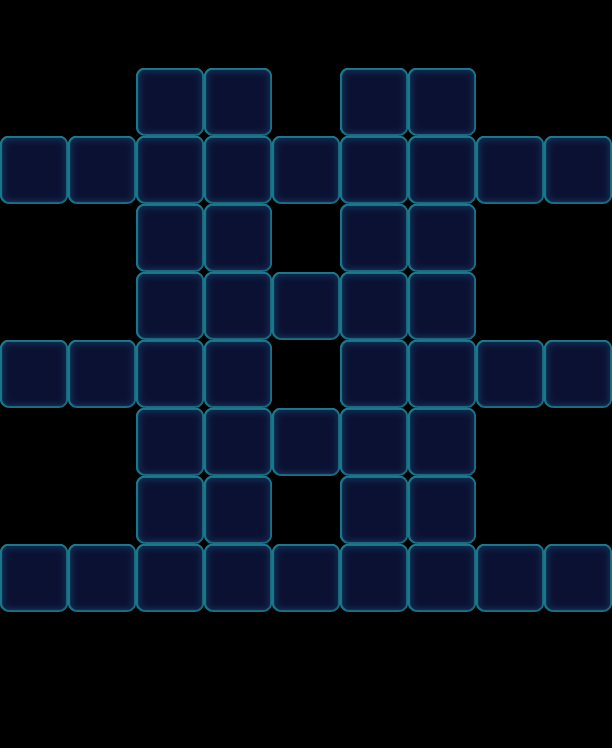

Tiled map render using the project's own tile images. Description and the map definition, with tile-layer contents summarised, below:
An orthogonal 9x11 tile map with 68x68 px tiles, 1 tile layer (Valid), 2 tilesets and 69 objects (48x Floor, 12x Stone, 9x Factory_Normal).

<map version="1.0" orientation="orthogonal" width="9" height="11" tilewidth="68" tileheight="68">
 <properties>
  <property name="Connect" value="02,85,1|12,75,1|72,15,1|82,05,1|05,88,1|15,78,1|75,18,1|85,08,1" />
 </properties>
 <tileset firstgid="1" name="game_grid1" tilewidth="68" tileheight="68">
  <image source="game_grid1.png" width="68" height="68" />
 </tileset>
 <tileset firstgid="2" name="map" tilewidth="68" tileheight="68">
  <image source="map.png" width="1024" height="1024" />
 </tileset>
 <layer name="Valid" width="9" height="11">
  <data>[99 cells, 48 non-empty, 1 distinct tile ids]</data>
 </layer>
 <objectgroup name="BottomObj" width="9" height="11">
  <object type="Floor" gid="33" x="136" y="204">
   <properties>
    <property name="Layers" value="2" />
   </properties>
  </object>
  <object type="Floor" gid="33" x="136" y="272">
   <properties>
    <property name="Layers" value="2" />
   </properties>
  </object>
  <object type="Floor" gid="33" x="476" y="204">
   <properties>
    <property name="Layers" value="2" />
   </properties>
  </object>
  <object type="Floor" gid="33" x="136" y="340">
   <properties>
    <property name="Layers" value="2" />
   </properties>
  </object>
  <object type="Floor" gid="33" x="136" y="408">
   <properties>
    <property name="Layers" value="2" />
   </properties>
  </object>
  <object type="Floor" gid="33" x="408" y="408">
   <properties>
    <property name="Layers" value="2" />
   </properties>
  </object>
  <object type="Floor" gid="33" x="544" y="204">
   <properties>
    <property name="Layers" value="2" />
   </properties>
  </object>
  <object type="Floor" gid="33" x="408" y="340">
   <properties>
    <property name="Layers" value="2" />
   </properties>
  </object>
  <object type="Floor" gid="33" x="68" y="408">
   <properties>
    <property name="Layers" value="2" />
   </properties>
  </object>
  <object type="Floor" gid="33" x="0" y="408">
   <properties>
    <property name="Layers" value="2" />
   </properties>
  </object>
  <object type="Floor" gid="33" x="544" y="408">
   <properties>
    <property name="Layers" value="2" />
   </properties>
  </object>
  <object type="Floor" gid="33" x="476" y="408">
   <properties>
    <property name="Layers" value="2" />
   </properties>
  </object>
  <object type="Floor" gid="33" x="408" y="204">
   <properties>
    <property name="Layers" value="2" />
   </properties>
  </object>
  <object type="Floor" gid="33" x="136" y="476">
   <properties>
    <property name="Layers" value="2" />
   </properties>
  </object>
  <object type="Floor" gid="33" x="0" y="204">
   <properties>
    <property name="Layers" value="2" />
   </properties>
  </object>
  <object type="Floor" gid="33" x="408" y="476">
   <properties>
    <property name="Layers" value="2" />
   </properties>
  </object>
  <object type="Floor" gid="33" x="408" y="544">
   <properties>
    <property name="Layers" value="2" />
   </properties>
  </object>
  <object type="Floor" gid="33" x="136" y="544">
   <properties>
    <property name="Layers" value="2" />
   </properties>
  </object>
  <object type="Floor" gid="33" x="68" y="204">
   <properties>
    <property name="Layers" value="2" />
   </properties>
  </object>
  <object type="Floor" gid="33" x="408" y="272">
   <properties>
    <property name="Layers" value="2" />
   </properties>
  </object>
  <object type="Floor" gid="33" x="272" y="612">
   <properties>
    <property name="Layers" value="2" />
   </properties>
  </object>
  <object type="Floor" gid="33" x="476" y="612">
   <properties>
    <property name="Layers" value="2" />
   </properties>
  </object>
  <object type="Floor" gid="33" x="68" y="612">
   <properties>
    <property name="Layers" value="2" />
   </properties>
  </object>
  <object type="Floor" gid="33" x="136" y="612">
   <properties>
    <property name="Layers" value="2" />
   </properties>
  </object>
  <object type="Floor" gid="33" x="0" y="612">
   <properties>
    <property name="Layers" value="2" />
   </properties>
  </object>
  <object type="Floor" gid="33" x="340" y="612">
   <properties>
    <property name="Layers" value="2" />
   </properties>
  </object>
  <object type="Floor" gid="33" x="544" y="612">
   <properties>
    <property name="Layers" value="2" />
   </properties>
  </object>
  <object type="Floor" gid="33" x="408" y="612">
   <properties>
    <property name="Layers" value="2" />
   </properties>
  </object>
  <object type="Floor" gid="33" x="204" y="612">
   <properties>
    <property name="Layers" value="2" />
   </properties>
  </object>
  <object type="Floor" gid="33" x="272" y="204">
   <properties>
    <property name="Layers" value="2" />
   </properties>
  </object>
  <object type="Floor" gid="33" x="272" y="340">
   <properties>
    <property name="Layers" value="2" />
   </properties>
  </object>
  <object type="Floor" gid="33" x="340" y="204">
   <properties>
    <property name="Layers" value="2" />
   </properties>
  </object>
  <object type="Floor" gid="33" x="408" y="136">
   <properties>
    <property name="Layers" value="2" />
   </properties>
  </object>
  <object type="Floor" gid="33" x="340" y="136">
   <properties>
    <property name="Layers" value="2" />
   </properties>
  </object>
  <object type="Floor" gid="33" x="340" y="272">
   <properties>
    <property name="Layers" value="2" />
   </properties>
  </object>
  <object type="Floor" gid="33" x="340" y="340">
   <properties>
    <property name="Layers" value="2" />
   </properties>
  </object>
  <object type="Floor" gid="33" x="340" y="408">
   <properties>
    <property name="Layers" value="2" />
   </properties>
  </object>
  <object type="Floor" gid="33" x="340" y="476">
   <properties>
    <property name="Layers" value="2" />
   </properties>
  </object>
  <object type="Floor" gid="33" x="340" y="544">
   <properties>
    <property name="Layers" value="2" />
   </properties>
  </object>
  <object type="Floor" gid="33" x="204" y="544">
   <properties>
    <property name="Layers" value="2" />
   </properties>
  </object>
  <object type="Floor" gid="33" x="204" y="476">
   <properties>
    <property name="Layers" value="2" />
   </properties>
  </object>
  <object type="Floor" gid="33" x="204" y="408">
   <properties>
    <property name="Layers" value="2" />
   </properties>
  </object>
  <object type="Floor" gid="33" x="204" y="340">
   <properties>
    <property name="Layers" value="2" />
   </properties>
  </object>
  <object type="Floor" gid="33" x="204" y="272">
   <properties>
    <property name="Layers" value="2" />
   </properties>
  </object>
  <object type="Floor" gid="33" x="204" y="204">
   <properties>
    <property name="Layers" value="2" />
   </properties>
  </object>
  <object type="Floor" gid="33" x="204" y="136">
   <properties>
    <property name="Layers" value="2" />
   </properties>
  </object>
  <object type="Floor" gid="33" x="136" y="136">
   <properties>
    <property name="Layers" value="2" />
   </properties>
  </object>
  <object type="Floor" gid="33" x="272" y="476">
   <properties>
    <property name="Layers" value="2" />
   </properties>
  </object>
 </objectgroup>
 <objectgroup name="MiddleObj" width="9" height="11" />
 <objectgroup color="#000000" name="TopObj" width="9" height="11">
  <object name="Stone" type="Stone" gid="34" x="544" y="612">
   <properties>
    <property name="Layers" value="1" />
   </properties>
  </object>
  <object name="Stone" type="Stone" gid="34" x="0" y="204">
   <properties>
    <property name="Layers" value="1" />
   </properties>
  </object>
  <object name="Stone" type="Stone" gid="34" x="476" y="204">
   <properties>
    <property name="Layers" value="1" />
   </properties>
  </object>
  </objectgroup>
 <objectgroup color="#00ff00" name="CeilObj" width="9" height="11" />
</map>
<!-- 18 of 69 objects omitted -->
